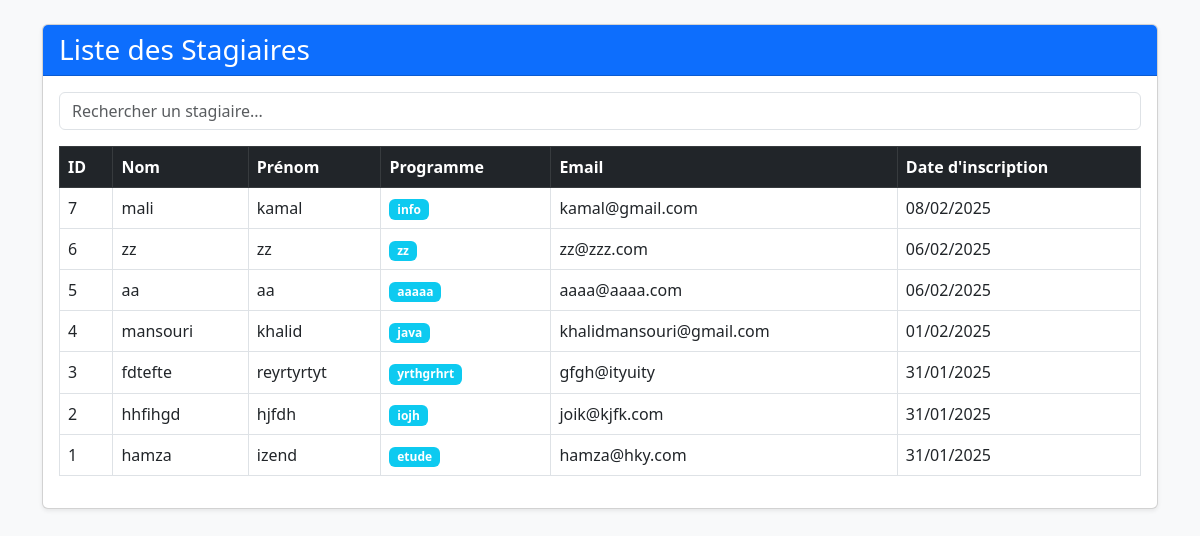
The page /liste_stagiaire.php on the database its author committed.
### tables this page shows
CREATE TABLE `stagiaires` (
  `id` int(11) NOT NULL,
  `nom` varchar(100) NOT NULL,
  `prenom` varchar(100) NOT NULL,
  `programme` varchar(100) NOT NULL,
  `email` varchar(150) DEFAULT NULL,
  `date_inscription` timestamp NOT NULL DEFAULT current_timestamp()
);

### liste_stagiaire.php (the view, shortened to what this page needs)
<?php
include 'baseDonnee.php';
try {
    $stmt = $pdo->query("SELECT * FROM stagiaires ORDER BY date_inscription DESC");
    $stagiaires = $stmt->fetchAll();
} catch (PDOException $e) {
    echo "<div class='alert alert-danger'>Erreur : " . $e->getMessage() . "</div>";
}
?>
<!DOCTYPE html>
<html lang="fr">
<head>
    <link href="https://cdn.jsdelivr.net/npm/bootstrap@5.3.0/dist/css/bootstrap.min.css" rel="stylesheet">
    <link rel="stylesheet" href="https://cdn.jsdelivr.net/npm/bootstrap-icons/font/bootstrap-icons.css">
</head>
<body class="bg-light">
<div class="container mt-4">
    <div class="card shadow-sm">
        <div class="card-header bg-primary text-white">
            <h3 class="mb-0">Liste des Stagiaires</h3>
        </div>
        <div class="card-body">
            <div class="mb-3">
                <input type="text" id="searchInput" class="form-control" placeholder="Rechercher un stagiaire...">
            </div>
            <div class="table-responsive">
                <table class="table table-bordered table-hover">
                    <thead class="table-dark">
                        <tr>
                            <th>ID</th>
                            <th>Nom</th>
                            <th>Prénom</th>
                            <th>Programme</th>
                            <th>Email</th>
                            <th>Date d'inscription</th>
                        </tr>
                    </thead>
                    <tbody id="stagiaireTable">
                        <?php foreach ($stagiaires as $stagiaire): ?>
                        <tr>
                            <td><?= $stagiaire['id'] ?></td>
                            <td><?= htmlspecialchars($stagiaire['nom']) ?></td>
                            <td><?= htmlspecialchars($stagiaire['prenom']) ?></td>
                            <td>
                                <span class="badge bg-info"><?= htmlspecialchars($stagiaire['programme']) ?></span>
                            </td>
                            <td><?= htmlspecialchars($stagiaire['email']) ?></td>
                            <td><?= date("d/m/Y", strtotime($stagiaire['date_inscription'])) ?></td>
                        </tr>
                        <?php endforeach; ?>
                    </tbody>
                </table>
            </div>
        </div>
    </div>
</div>
</body>
</html>

### rows shown on the page
stagiaires: id "7", nom "mali", prenom "kamal", programme "info", email "kamal@gmail.com", date_inscription "08/02/2025"
stagiaires: id "6", nom "zz", prenom "zz", programme "zz", email "zz@zzz.com", date_inscription "06/02/2025"
stagiaires: id "5", nom "aa", prenom "aa", programme "aaaaa", email "aaaa@aaaa.com", date_inscription "06/02/2025"
stagiaires: id "4", nom "mansouri", prenom "khalid", programme "java", email "khalidmansouri@gmail.com", date_inscription "01/02/2025"
stagiaires: id "3", nom "fdtefte", prenom "reyrtyrtyt", programme "yrthgrhrt", email "gfgh@ityuity", date_inscription "31/01/2025"
stagiaires: id "2", nom "hhfihgd", prenom "hjfdh", programme "iojh", email "joik@kjfk.com", date_inscription "31/01/2025"
stagiaires: id "1", nom "hamza", prenom "izend", programme "etude", email "hamza@hky.com", date_inscription "31/01/2025"
